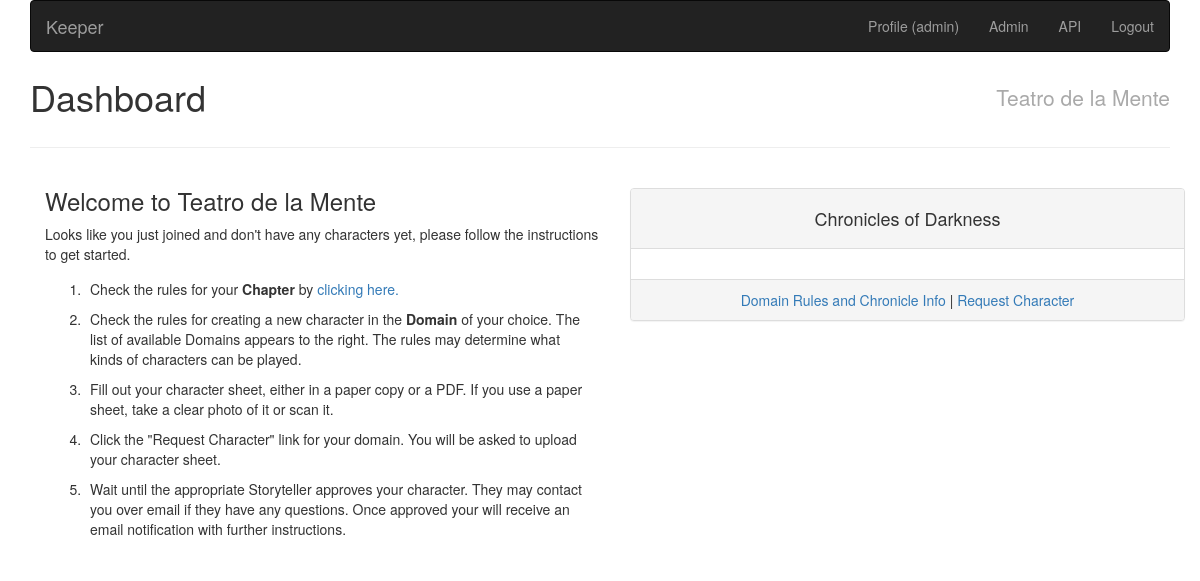
Before: / (signed in) with the older database file.
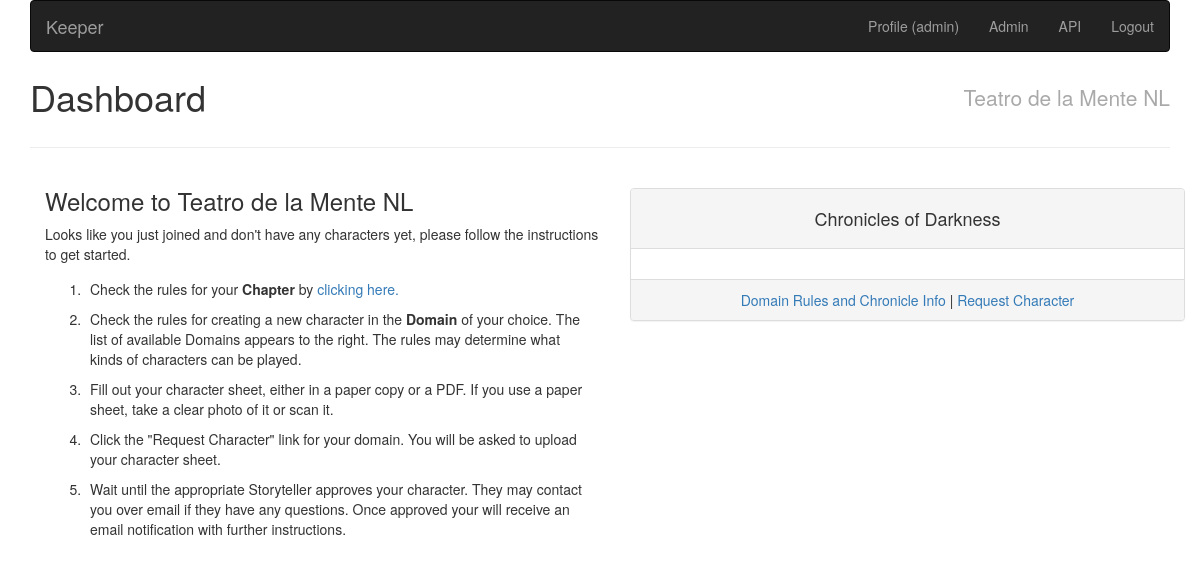
After: the same page with the newer database file.
### core/models.py (models this page shows, shortened)
class UserProfile(AbstractUser):
    phone = CharField(max_length=20, blank=True, help_text="Optional.")
    last_visit = DateTimeField(blank=True, null=True, editable=False)
    email_opt_out = BooleanField(default=False)
    class Meta:
        verbose_name = 'User Profile'

### organization/models.py (models this page shows, shortened)
class Membership(TimeStampedModel, StatusModel):
    STATUS = Choices(
        ('active', 'Active'),
        ('suspended', 'Suspended')
    )
    TITLES = Choices(
        ('storyteller', 'Storyteller'),
        ('coordinator', 'Coordinator')
    )
    user = ForeignKey(settings.AUTH_USER_MODEL, CASCADE, related_name="memberships")
    chapter = ForeignKey(Chapter, CASCADE, related_name="memberships")
    title = CharField(max_length=20, choices=TITLES, blank=True)
    external_id = CharField(max_length=20, blank=True, verbose_name='External ID')
    prestige_total = PositiveIntegerField(default=0, editable=False)
    prestige_level = ForeignKey('PrestigeLevel', SET_NULL, null=True, editable=False, related_name='memberships')
    objects = Manager()
    storytellers = QueryManager(title='storyteller')
    coordinators = QueryManager(title='coordinator')
    class Meta:
        unique_together = ('user', 'chapter',)
        ordering = ('chapter__name', 'user__username')

class Organization(Model):
    name = CharField(
        max_length=200, help_text="Required. Must be unique.", unique=True)
    class Meta:
        abstract = True

class Chapter(Organization):
    site = ForeignKey(Site, DO_NOTHING, related_name='chapters', null=True)  # Django Site
    rules_url = URLField('Rules URL', blank=True, help_text='URL pointing to the Chapter rules document.')
    reference_code = AutoSlugField(populate_from='name')
    prestige_cutoff = DateField(blank=True, null=True)
    class Meta:
        verbose_name = 'Chapter'
        verbose_name_plural = 'Chapters and Domains'

class Domain(Organization):
    rules_url = URLField('Rules URL', blank=True, help_text='URL pointing to the Domain game and approval rules.')
    chronicle_name = CharField(max_length=100, blank=True)
    chapter = ForeignKey('Chapter', CASCADE, related_name='domains')
    short_description = TextField(blank=True)
    reference_code = AutoSlugField(populate_from=('name', 'chapter__name'))
    class Meta:
        verbose_name = 'Domain'
    def name_and_chronicle(self):
        if self.chronicle_name:
            return f'{self.name}: {self.chronicle_name}'
        return str(self.name)

### core/views.py (the view)
# urls.py: path('', Index.as_view(), name='index'),
class Index(TemplateView):
    template_name = 'index.html'
    title = "Dashboard"
    def dispatch(self, request, *args, **kwargs):
        user = request.user
        if not user.is_authenticated:
            return redirect('account_login')
        return super().dispatch(request, *args, **kwargs)
    def get_context_data(self, **kwargs):
        context = super().get_context_data(**kwargs)
        context['approvals'] = approvals = self.request.user.approval_requests
        if not approvals.exists():
            context['new_guide'] = True
        return context

### organization/context_processors.py (called while the page is built)
def membership(request):
    context = {}
    if request.user and not request.user.is_anonymous:
        try:
            member_pk = request.session['membership']
            context['membership'] = Membership.objects.get(pk=member_pk, user=request.user)
        except (KeyError, Membership.DoesNotExist):
            context['membership'] = obj = Membership.objects.filter(user=request.user).first()
            if obj:
                request.session['membership'] = obj.pk
    return context

### templates/index.html (shortened to what this page needs)
{% extends 'base.html' %}
{% load bootstrap3 static %}
{% block content %}
  {% if membership %}
    {% if new_guide %}
      {% include 'new_guide.html' %}
    {% endif %}
  {% else %}
    <h3>No membership is associated with this account</h3>
    <p>
      Please ask your <strong>Coordinator</strong> for an invitation link.
    </p>
  {% endif %}
{% endblock %}

### templates/base.html (shortened to what this page needs)
{% load bootstrap3 static socialaccount %}
<html lang="en">
<head>
    {% bootstrap_css %}
    <link rel="stylesheet" type="text/css" href="{% static 'css/site.css' %}">
</head>
<body>
    <div id="content" class="container">{% block body %}
        {% if user.is_authenticated %}
            {% block navbar %}
                {% include 'navbar.html' %}
            {% endblock %}
            {% block header %}
              <div class="row">
                <div class="col-lg-6 col-sm12">
                  <h1 class="content-title">
                    {% block actiontitle %}
                      {% if view.title %}
                        {{ view.title }}
                      {% elif view.model_name %}
                        {% if object %}
                          <h1>Edit {{ view.model_name }}</h1>
                        {% else %}
                          <h1>Create {{ view.model_name }}</h1>
                        {% endif %}
                      {% endif %}
                    {% endblock %}
                  </h1>
                </div>
                <div class="col-lg-6 col-sm12 chapter-header">
                  {% block memberhead %}
                    {% if membership %}
                      {{ membership.chapter.name }}
                    {% endif %}
                  {% endblock %}
                </div>
              </div>
            {% endblock %}
            <hr>
            {% block content %}{% endblock %}
        {% else %}
            <p>
            <a href="{% url 'account_login' %}">Please login or signup here.</a>
            </p>
        {% endif %}
    {% endblock %}</div>
</body>
</html>

### templates/navbar.html (shortened to what this page needs)
{% load bootstrap3 %}
<nav class="navbar navbar-inverse">
    <div class="navbar-header">
        <a class="navbar-brand" href="{% url 'index' %}">Keeper</a>
    </div>
    <div class="collapse navbar-collapse">
        <ul class="nav navbar-nav navbar-right">
            <li><a href="{% url 'profile' %}">
              Profile ({{ user.username }})
            </a></li>
            {% if user.is_staff %}
                <li><a target="_blank" href="{% url 'admin:index' %}">
                  Admin
                </a></li>
                <li><a target="_blank" href="{% url 'api-root' %}">
                  API</a></li>
            {% endif %}
            <li><a href="{% url 'account_logout' %}">Logout</a></li>
        </ul>
    </div>
</nav>

### templates/new_guide.html (shortened to what this page needs)
<div class="container new-guide">
  <div class="row">
    <div class="col-lg-6">
      <h3>Welcome to {{ membership.chapter.name }}</h3>
      <p>
        Looks like you just joined and don't have any characters yet,
        please follow the instructions to get started. </p>
      <ol>
        <li>
          Check the rules for your <strong>Chapter</strong> by
          <a href="{{ membership.chapter.rules_url }}">clicking here.</a>
        </li>
        <li>
          Check the rules for creating a new character in the
          <strong>Domain</strong> of your
          choice. The list of available Domains appears to the right. The rules may
          determine what kinds of characters can be played.
        </li>
        <li>
          Fill out your character sheet, either in a paper copy or a PDF. If you
          use a paper sheet, take a clear photo of it or scan it.
        </li>
        <li>
          Click the "Request Character" link for your domain. You will be asked
          to upload your character sheet.
        </li>
        <li>
          Wait until the appropriate Storyteller approves your character. They
          may contact you over email if they have any questions. Once approved
          your will receive an email notification with further instructions.
        </li>
      </ol>
    </div>
    <div class="col-lg-6" style="text-align: center">
      {% for domain in membership.chapter.domains.all %}
        <br>
        <div class="panel panel-default">
          <div class="panel-heading">
            <h4>{{ domain.name_and_chronicle }}</h4>
          </div>
          <div class="panel-body">
          </div>
          <div class="panel-footer">
            <a href="{{ domain.rules_url }}">
              Domain Rules and Chronicle Info</a> |
            <a href="{% url 'request' domain.pk %}">
              Request Character
            </a>
          </div>
        </div>
      {% endfor %}
    </div>
  </div>
</div>

### core/static/css/site.css (style rules this page uses)
h1.content-title { margin-top: 5px; }
.chapter-header { text-align: right; padding-top: 10px; font-size: 1.5em; color: darkgrey; }
.new-guide li { padding: 5px; }

Changed rows visible on the page:
changed through a linked row, Membership: chapter.name "Teatro de la Mente" → "Teatro de la Mente NL"
